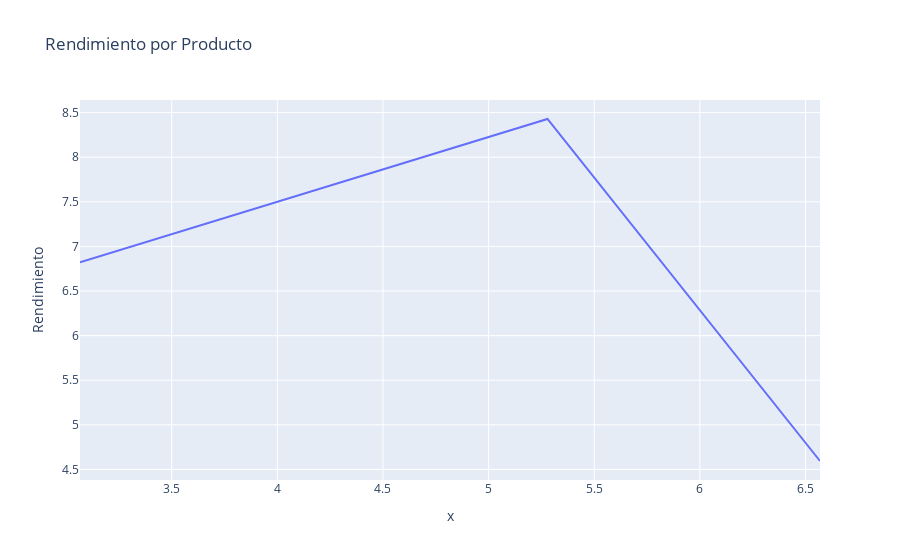

The notebook cell saved with this chart:
### Code cell
hora = df['Hora'].astype('int64')/3.6e12
# Crear gráfico de barras
fig = px.line(df, x=hora, y='Rendimiento', title='Rendimiento por Producto')

# Mostrar el gráfico
fig.show()

### Figure 1 — Plotly figure (JSON) as saved in the notebook; plotly's stock layout.template omitted (floating-point values rounded to 4 significant figures)
{"data": [{"hovertemplate": "x=%{x}<br>Rendimiento=%{y}<extra></extra>", "legendgroup": "", "line": {"color": "#636efa", "dash": "solid"}, "marker": {"symbol": "circle"}, "mode": "lines", "name": "", "orientation": "v", "showlegend": false, "type": "scatter", "x": [3.066, 5.279, 6.569], "xaxis": "x", "y": [6.823, 8.429, 4.595], "yaxis": "y"}], "layout": {"legend": {"tracegroupgap": 0}, "title": {"text": "Rendimiento por Producto"}, "xaxis": {"anchor": "y", "domain": [0, 1], "title": {"text": "x"}}, "yaxis": {"anchor": "x", "domain": [0, 1], "title": {"text": "Rendimiento"}}}}
